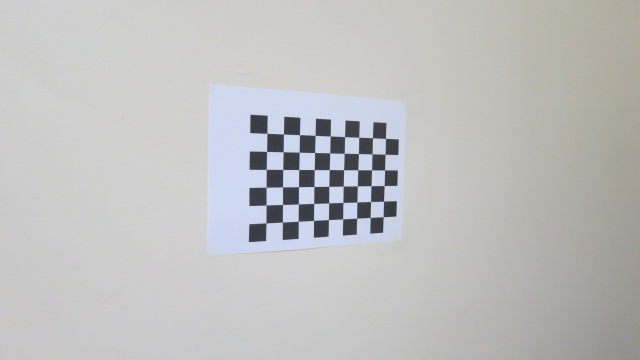
#> input picture images/IMG_3916.JPG, 640 x 360 px; its folder holds only this picture in this run
$ python calibration.py
#> lines starting #> are read from the running program, lines starting #| are printed output that depends on the picture; after the words box and inside, x2 and y2 are one past the last pixel; in counts of white or black regions, pixels touching at a corner belong together; long printed decimals are rounded
#!/usr/bin/env python
# -*- coding: utf-8 -*-

import cv2
import numpy as np
import os
import glob
import argparse


def calibration_img(images_dir):
    """ Faz a calibracao de um conjunto de img

    """
#> called with images_dir = './images'
    # Defining the dimensions of checkerboard
    CHECKERBOARD = (9,6)
    criteria = (cv2.TERM_CRITERIA_EPS + cv2.TERM_CRITERIA_MAX_ITER, 30, 0.001)

    # Creating vector to store vectors of 3D points for each checkerboard image
    objpoints = []
    # Creating vector to store vectors of 2D points for each checkerboard image
    imgpoints = []


    # Defining the world coordinates for 3D points
    objp = np.zeros((1, CHECKERBOARD[0] * CHECKERBOARD[1], 3), np.float32)
    objp[0,:,:2] = np.mgrid[0:CHECKERBOARD[0], 0:CHECKERBOARD[1]].T.reshape(-1, 2)
    #objp=objp*0.023
    prev_img_shape = None

    # Extracting path of individual image stored in a given directory
    _img_dir = "{}/*.JPG".format(images_dir)
    images = glob.glob(_img_dir)
    for fname in images:
        img = cv2.imread(fname)
#> img is the input picture: shape (360, 640, 3); mean B, G, R 191.2, 191.4, 191.1

        gray = cv2.cvtColor(img,cv2.COLOR_BGR2GRAY)
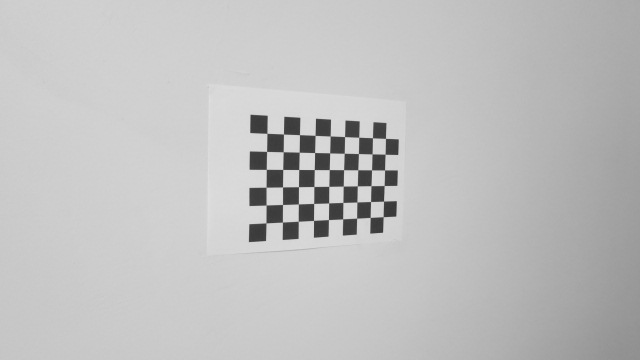
#> gray: shape (360, 640); min 54, max 226, mean 191.3
        # Find the chess board corners
        # If desired number of corners are found in the image then ret = true
        ret, corners = cv2.findChessboardCorners(gray, CHECKERBOARD, cv2.CALIB_CB_ADAPTIVE_THRESH + cv2.CALIB_CB_FAST_CHECK + cv2.CALIB_CB_NORMALIZE_IMAGE)
#> ret = True; corners = 54 rows, first 8: [266.9, 133.4], [283.5, 134], [299.5, 134.6], [315.1, 135.4], [330.2, 136], [344.5, 136.6], [358.7, 137.3], [372.4, 137.7]

        """
        If desired number of corner are detected,
        we refine the pixel coordinates and display
        them on the images of checker board
        """
        if ret == True:
            objpoints.append(objp)
            # refining pixel coordinates for given 2d points.
            corners2 = cv2.cornerSubPix(gray, corners, (11,11),(-1,-1), criteria)
#> corners2 = 54 rows, first 8: [266.9, 133.3], [283.5, 134.1], [299.5, 134.6], [315.1, 135.4], [330.2, 136], [344.5, 136.6], [358.7, 137.3], [372.5, 137.7]

            imgpoints.append(corners2)

            # Draw and display the corners
            img = cv2.drawChessboardCorners(img, CHECKERBOARD, corners2, ret)
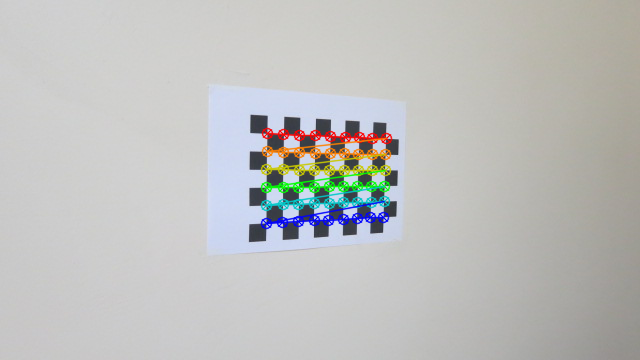
#> img: shape (360, 640, 3); 3.35% of pixels changed, all inside (x1, y1, x2, y2) = (260, 127, 393, 230)
            cv2.imshow('img',img)
            cv2.waitKey(200)
        else:

            img = cv2.drawChessboardCorners(img, CHECKERBOARD, corners, ret)
            cv2.imshow('img',img)

            cv2.waitKey(200)

    cv2.destroyAllWindows()

    h,w = img.shape[:2]
#> h = 360; w = 640

    """
    Performing camera calibration by
    passing the value of known 3D points (objpoints)
    and corresponding pixel coordinates of the
    detected corners (imgpoints)
    """

    ret, mtx, dist, rvecs, tvecs = cv2.calibrateCamera(objpoints, imgpoints, gray.shape[::-1], None, None)
#> ret = 0.119; mtx = [[277, 0, 303.6], [0, 289.7, 174.9], [0, 0, 1]]; dist = [[0.0134, 1.04, 0.00548, 0.0239, -12.5]]; rvecs = ([0.0595, -0.344, 0.00815],); tvecs = ([-2.13, -2.3, 15.9],)

    print_resut(mtx,dist,rvecs,tvecs)

def print_resut(mtx,dist,rvecs,tvecs):
    """ Print result

    """
#> called with mtx = array of shape (3, 3), dist = array of shape (1, 5), rvecs = ([0.0595, -0.344, 0.00815],), tvecs = ([-2.13, -2.3, 15.9],)
    print("Camera matrix:\t{}".format(mtx))
#| Camera matrix:	[[277.021   0.         303.561]
#|  [  0.         289.723 174.857]
#|  [  0.           0.           1.        ]]
    print("Dist:\t{}".format(dist))
#| Dist:	[[ 1.33535958e-02  1.04401040e+00  5.48421413e-03  2.39123413e-02
#|   -1.25016790e+01]]
    print("rvecs:\t{}".format(rvecs))
#| rvecs:	(array([[ 0.05952],
#|        [-0.3441],
#|        [ 0.008155]]),)
    print("tvecs:\t{}".format(tvecs))
#| tvecs:	(array([[-2.133 ],
#|        [-2.301],
#|        [15.902]]),)

def main():
    """Main
    :returns: TODO

    """

    parser = argparse.ArgumentParser(description='Calibration program')
    parser.add_argument("--dir",dest="img_dir",default="./images",help="Diretório com as imagens a ser utilizadas")
    args = parser.parse_args()
    calibration_img(args.img_dir)

if __name__ == "__main__":
    main()

$ run again, on images/IMG_3920.JPG
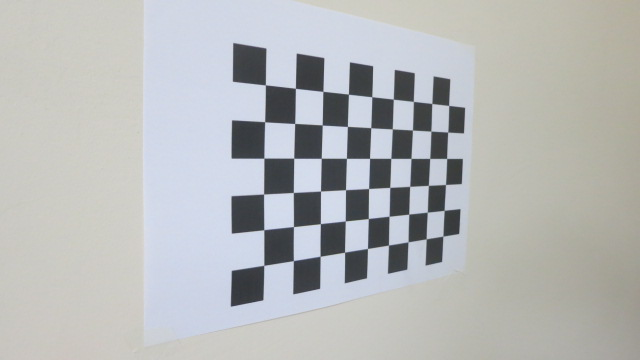
#> input picture images/IMG_3920.JPG, 640 x 360 px
#> in calibration_img, img is the input picture: shape (360, 640, 3); mean B, G, R 184.4, 184.3, 182.5
#> in calibration_img, `ret, corners = cv2.findChessboardCorners(gray, CHECKERBOARD, cv2.CALIB..`: ret = True; corners = 54 rows, first 8: [265.4, 84.84], [295.4, 88.35], [322.9, 91.43], [348.4, 94.24], [371.7, 96.68], [393.3, 99.23], [413.4, 101.5], [431.8, 103.5]
#> corners2 = 54 rows, first 8: [265.4, 84.88], [295.4, 88.32], [322.8, 91.36], [348.4, 94.2], [371.8, 96.72], [393.3, 99.16], [413.4, 101.4], [431.8, 103.5]
#> in calibration_img, `img = cv2.drawChessboardCorners(img, CHECKERBOARD, corners2, ret)`:
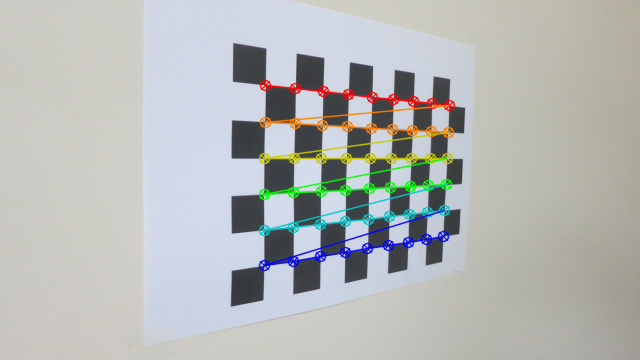
#> img: shape (360, 640, 3); 4.4% of pixels changed, all inside (x1, y1, x2, y2) = (258, 79, 456, 272)
#> in calibration_img, `ret, mtx, dist, rvecs, tvecs = cv2.calibrateCamera(objpoints, imgpoint..`: ret = 0.246; mtx = [[363, 0, 316.4], [0, 381.9, 178.4], [0, 0, 1]]; dist = [[0.0159, 0.164, 0.00394, 0.0254, -2.38]]; rvecs = ([0.0812, -0.579, -0.00401],); tvecs = ([-1.48, -2.55, 10.29],)
#| Camera matrix:	[[362.997   0.         316.421]
#|  [  0.         381.905 178.367]
#|  [  0.           0.           1.        ]]
#| Dist:	[[ 0.01592   0.1642  0.003941  0.02535 -2.376]]
#| rvecs:	(array([[ 0.08125],
#|        [-0.5792 ],
#|        [-0.00401]]),)
#| tvecs:	(array([[-1.482],
#|        [-2.547],
#|        [10.289 ]]),)

$ run again, on images/IMG_3921.JPG
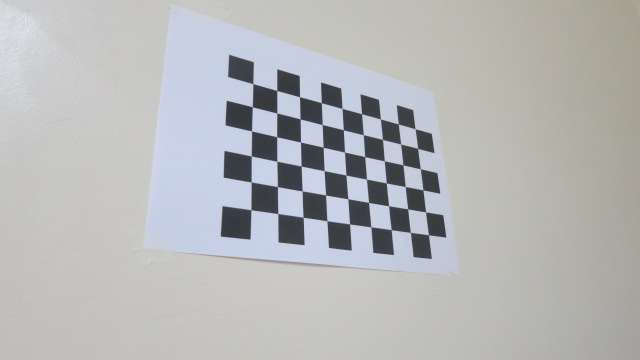
#> input picture images/IMG_3921.JPG, 640 x 360 px
#> in calibration_img, img is the input picture: shape (360, 640, 3); mean B, G, R 183.9, 183.3, 182.2
#> in calibration_img, `gray = cv2.cvtColor(img,cv2.COLOR_BGR2GRAY)`:
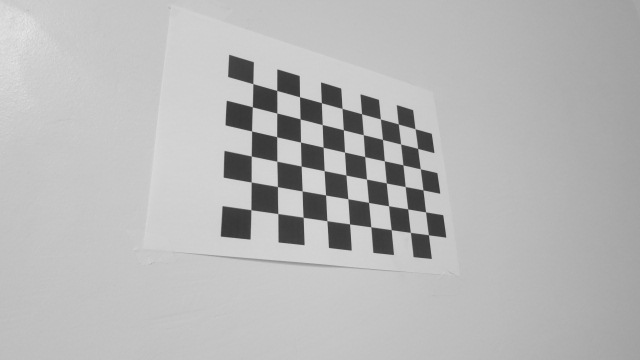
#> gray: shape (360, 640); min 52, max 231, mean 183.1
#> in calibration_img, `ret, corners = cv2.findChessboardCorners(gray, CHECKERBOARD, cv2.CALIB..`: ret = True; corners = 54 rows, first 8: [253, 83.44], [277, 90.47], [299.4, 96.64], [321.2, 102.6], [342, 108.5], [362.2, 114.3], [380.1, 118.9], [397.8, 123.6]
#> corners2 = 54 rows, first 8: [252.8, 83.63], [276.7, 90.43], [299.5, 96.72], [321.4, 102.7], [342.1, 108.4], [361.5, 113.7], [380.4, 119], [398.3, 123.9]
#> in calibration_img, `img = cv2.drawChessboardCorners(img, CHECKERBOARD, corners2, ret)`:
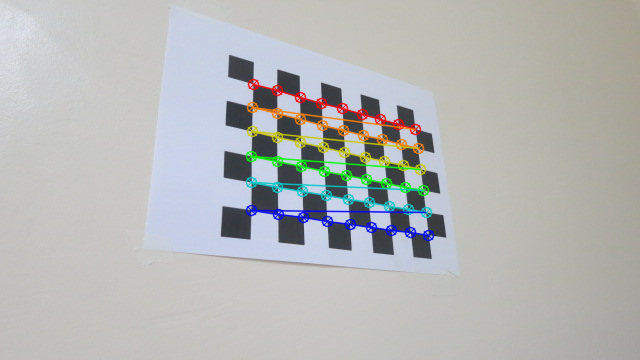
#> img: shape (360, 640, 3); 4.13% of pixels changed, all inside (x1, y1, x2, y2) = (245, 78, 435, 242)
#> in calibration_img, `ret, mtx, dist, rvecs, tvecs = cv2.calibrateCamera(objpoints, imgpoint..`: ret = 0.213; mtx = [[472.2, 0, 327.4], [0, 480.4, 180.8], [0, 0, 1]]; dist = [[0.698, -21.1, -0.0102, 0.000238, 171.8]]; rvecs = ([-0.401, -0.531, 0.0608],); tvecs = ([-2.85, -3.63, 18.13],)
#| Camera matrix:	[[472.220    0.         327.443]
#|  [  0.         480.401 180.812 ]
#|  [  0.           0.           1.        ]]
#| Dist:	[[ 6.97670389e-01 -2.10960803e+01 -1.01905777e-02  2.38123120e-04
#|    1.71795520e+02]]
#| rvecs:	(array([[-0.401],
#|        [-0.5308],
#|        [ 0.06078]]),)
#| tvecs:	(array([[-2.847],
#|        [-3.626],
#|        [18.128]]),)

$ run again, on images/IMG_3922.JPG
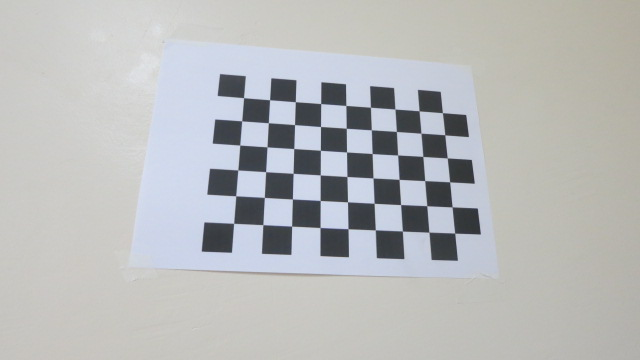
#> input picture images/IMG_3922.JPG, 640 x 360 px
#> in calibration_img, img is the input picture: shape (360, 640, 3); mean B, G, R 186.5, 185.9, 184.4
#> in calibration_img, `ret, corners = cv2.findChessboardCorners(gray, CHECKERBOARD, cv2.CALIB..`: ret = True; corners = 54 rows, first 8: [243.5, 97.74], [269.8, 100], [295, 102], [321.4, 104.2], [346, 105.6], [370.3, 107], [395, 109], [419, 111]
#> corners2 = 54 rows, first 8: [243.6, 97.67], [269.6, 99.75], [295.3, 101.7], [320.7, 103.6], [345.8, 105.5], [370.5, 107.2], [394.9, 109], [419.1, 110.8]
#> in calibration_img, `img = cv2.drawChessboardCorners(img, CHECKERBOARD, corners2, ret)`:
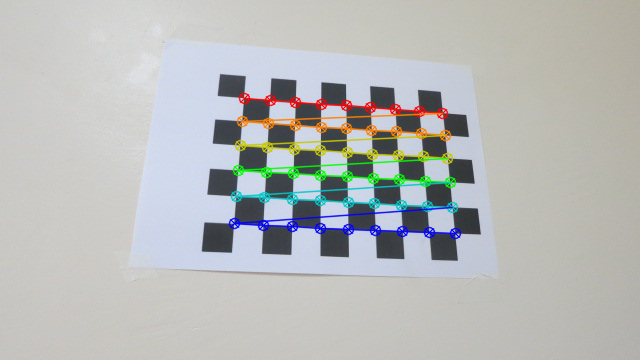
#> img: shape (360, 640, 3); 4.72% of pixels changed, all inside (x1, y1, x2, y2) = (228, 92, 462, 240)
#> in calibration_img, `ret, mtx, dist, rvecs, tvecs = cv2.calibrateCamera(objpoints, imgpoint..`: ret = 0.149; mtx = [[595.1, 0, 342.6], [0, 656.1, 188.8], [0, 0, 1]]; dist = [[0.787, -30.77, -0.0179, -0.0211, 328.9]]; rvecs = ([-0.534, -0.113, 0.0199],); tvecs = ([-3.84, -3.2, 23.54],)
#| Camera matrix:	[[595.117   0.         342.551]
#|  [  0.         656.081 188.796]
#|  [  0.           0.           1.        ]]
#| Dist:	[[ 7.87386391e-01 -3.07702942e+01 -1.79268032e-02 -2.11352338e-02
#|    3.28939677e+02]]
#| rvecs:	(array([[-0.5343 ],
#|        [-0.1135],
#|        [ 0.01991]]),)
#| tvecs:	(array([[-3.839],
#|        [-3.197],
#|        [23.535]]),)
